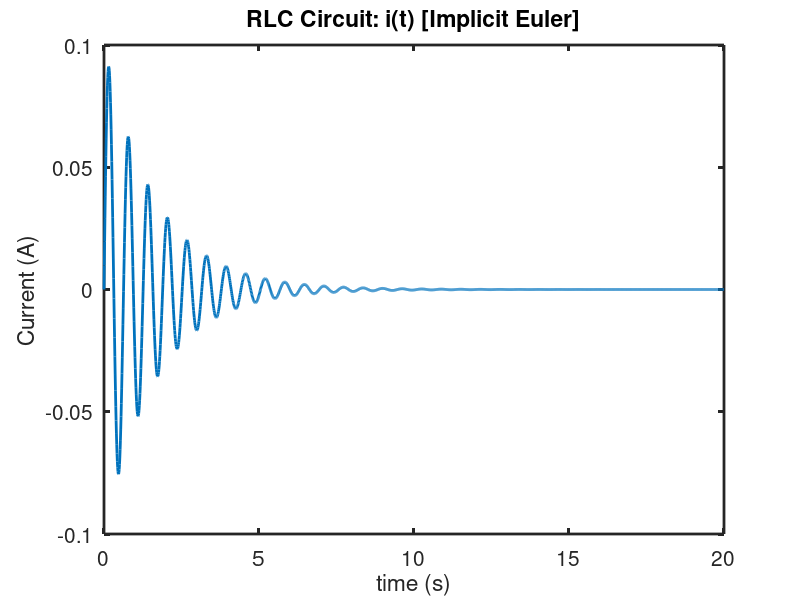

This chart was generated by the following MATLAB code: (Note: this script raises an error after producing the figure.)

%%%%%%%%%%%%%%%%%%%%%%%%%%%%%%%%%%%%%%%%%%%%%%%%%%%%%%%%
% Name of the script: hw4_p3
% The RLC circuit problem: Implicit Euler

% Description: this script simulate the current i(t) in the RLC circuit
% with three different R values

% Input:  None
% Output: i(t) plot
% Method: implicit Euler

%Name: Linh Tang

%%%%%%%%%%%%%%%%%%%%%%%%%%%%%%%%%%%%%%%%%%%%%%%%%%%%%%%%


clc; clear all; close all;

% contants
L = 1;
C = 0.01;

R1 = 0.2;
R2 = 2;
R3 = 20;

R = [R1, R2, R3];

dt = 0.01;
ti = 0;
tf = 20;

% Initial conditions
i_0 = 0;
a_0 = 1;

% Set up array
t = ti:dt:tf; % time array
N = numel(t); % number of time steps

i = zeros(N,1);
a = zeros(N,1);

i(1) = i_0;
a(1) = a_0;


% Implicit Euler
% f1 = (a(k+1) - a(k))/dt + (R/L)*a(k+1) + (1/(L*C))*i(k+1) = 0
% f2 = a(k+1) - (i(k+1) - i(k))/dt = 0

figure(1)

for n = 1:length(R)
    % Calculate and plot for each R
    
    for k = 1:N-1
        x = [i(k); a(k)]; % initial guess for the x = t_k;
        f1 = (x(2) - a(k))/dt + (R(n)/L)*x(2) + (1/(L*C))*x(1);
        f2 = x(2) - (x(1) - i(k))/dt;

        y = [f1;f2];
        
         % norm(y) = sqrt(f1^2+f2^2);
        while(norm(y) > 1e-6)
            %Jacobian J
             % J = [df1/di, df1/da;
             %      df2/di, df2/da];

           % df1/di(k+1) = 1/(L*C),   df1/da(k+1) = 1/dt + R/L;
           % df2/di(k+1) = -1/dt,     df2/da(k+1) = 1;

           J = [1/(L*C), 1/dt + R(n)/L; -1/dt, 1];
           x = x - J\y;
           f1 = (x(2) - a(k))/dt + (R(n)/L)*x(2) + (1/(L*C))*x(1);
           f2 = x(2) - (x(1) - i(k))/dt;
           y = [f1; f2];
        end
        
        % Updates solutions into arrays
        i(k+1) = x(1);
        a(k+1) = x(2);
    end
    
    % Plotting
    p = plot(t,i);
    hold on
    xlabel ('time (s)');
    ylabel ('Current (A)');
    title ('RLC Circuit: i(t) [Implicit Euler]');
    xlim ([ti tf]);

    set(p, 'LineWidth', 2);
    set(gcf, 'Position', [100 40 1000 600]);
    set(gca, 'LineWidth', 2, 'FontSize', 15);
    ax = gca;
    ax.XGrid = 'off';
    ax.YGrid = 'on'; 
   

end
legend('R = 0.2 Ohm','R = 2 Ohm','R = 20 Ohm');
saveas(p, 'hw4_p3.png');


